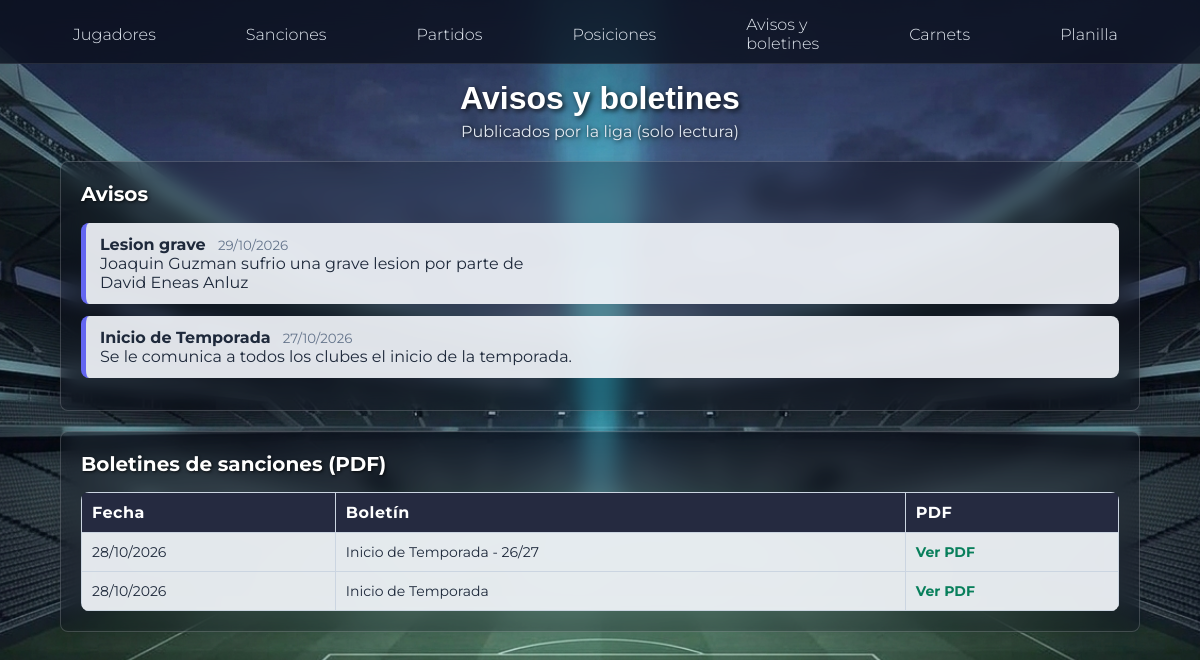
Page /club/avisos.php (signed in) on the committed database.
### tables this page shows
CREATE TABLE `avisos` (
  `id` int(11) NOT NULL,
  `titulo` varchar(100) NOT NULL,
  `contenido` text NOT NULL,
  `fecha` date NOT NULL
);

CREATE TABLE `boletines` (
  `id` int(11) NOT NULL,
  `titulo` varchar(100) NOT NULL,
  `archivo` varchar(255) NOT NULL,
  `fecha` date NOT NULL
);

### auth.php (called while the page is built, shortened)
<?php
function h($texto) {
    return htmlspecialchars((string) $texto, ENT_QUOTES, "UTF-8");
}
?>

### club/avisos.php (the view, shortened to what this page needs)
<?php
require_once __DIR__ . "/../conexion.php";
require_once __DIR__ . "/../auth.php";
$avisos = mysqli_query($conn, "SELECT * FROM avisos ORDER BY fecha DESC, id DESC");
$boletines = mysqli_query($conn, "SELECT * FROM boletines ORDER BY fecha DESC, id DESC");
?>
<!DOCTYPE html>
<html lang="es">
<head>
    <link rel="stylesheet" href="club.css">
</head>
<body>
<?php include "menu.php"; ?>
<main>
    <h1>Avisos y boletines</h1>
    <p class="subtitulo">Publicados por la liga (solo lectura)</p>
    <div class="tarjeta">
        <h2>Avisos</h2>
        <?php while ($a = mysqli_fetch_assoc($avisos)): ?>
            <div class="aviso">
                <b><?= h($a["titulo"]) ?></b>
                <small><?= date("d/m/Y", strtotime($a["fecha"])) ?></small>
                <div><?= nl2br(h($a["contenido"])) ?></div>
            </div>
        <?php endwhile; ?>
    </div>
    <div class="tarjeta">
        <h2>Boletines de sanciones (PDF)</h2>
        <div class="tabla-scroll">
        <table>
            <tr>
                <th>Fecha</th>
                <th>Boletín</th>
                <th>PDF</th>
            </tr>
            <?php while ($b = mysqli_fetch_assoc($boletines)): ?>
            <tr>
                <td><?= date("d/m/Y", strtotime($b["fecha"])) ?></td>
                <td><?= h($b["titulo"]) ?></td>
                <td><a href="../sanciones/boletines/<?= h($b["archivo"]) ?>" target="_blank">Ver PDF</a></td>
            </tr>
            <?php endwhile; ?>
        </table>
        </div>
    </div>
</main>
</body>
</html>

### club/club.css (style rules this page uses)
* { box-sizing: border-box; }
body { margin: 0; font-family: "Montserrat", Arial, sans-serif; color: #e2e8f0; background-image: url("../imagenes/BG.png"); background-size: cover; background-position: center; background-attachment: fixed; }
main { padding: 80px 60px 30px; min-height: calc(100vh - 85px); }
h1 { margin: 0 0 5px; text-align: center; font-family: Arial, Helvetica, sans-serif; font-weight: bold; color: #ffffff; text-shadow: 2px 2px 5px rgba(0, 0, 0, 0.8); }
.subtitulo { color: #e2e8f0; text-align: center; margin: 0 0 20px; text-shadow: 1px 1px 4px rgba(0, 0, 0, 0.9); }
.tarjeta { background: rgba(10, 15, 28, 0.30); backdrop-filter: blur(10px); border: 1px solid rgba(255, 255, 255, 0.18); border-radius: 8px; padding: 20px; margin-bottom: 20px; box-shadow: 0 5px 15px rgba(0, 0, 0, 0.15); }
.tarjeta h2 { margin-top: 0; font-size: 20px; color: #ffffff; text-shadow: 1px 1px 3px rgba(0, 0, 0, 0.8); }
.aviso { background: rgba(241, 245, 249, 0.92); color: #1e293b; border-left: 5px solid #6366f1; border-radius: 8px; padding: 12px 14px; margin-bottom: 12px; }
.aviso small { color: #64748b; margin-left: 8px; }
.tabla-scroll { overflow-x: auto; background: rgba(10, 15, 28, 0.30); backdrop-filter: blur(10px); border: 1px solid rgba(255, 255, 255, 0.18); border-radius: 8px; padding: 15px; box-shadow: 0 5px 15px rgba(0, 0, 0, 0.15); margin-bottom: 20px; }
.tarjeta .tabla-scroll { padding: 0; background: none; border: none; box-shadow: none; margin-bottom: 0; }
table { width: 100%; border-collapse: collapse; }
th, td { border: 1px solid #cbd5e1; padding: 10px; }
th { background: #252a40; color: #ffffff; font-weight: 700; letter-spacing: .5px; text-align: left; }
td { background: rgba(241, 245, 249, 0.94); color: #1e293b; font-size: 14px; }
td a { text-decoration: none; color: #087f5b; font-weight: bold; }

### rows in the picture
avisos: titulo "Lesion grave", fecha "29/10/2026", contenido "Joaquin Guzman sufrio una grave lesion por parte de David Eneas Anluz"
avisos: titulo "Inicio de Temporada", fecha "27/10/2026", contenido "Se le comunica a todos los clubes el inicio de la temporada."
boletines: fecha "28/10/2026", titulo "Inicio de Temporada - 26/27"
boletines: fecha "28/10/2026", titulo "Inicio de Temporada"
